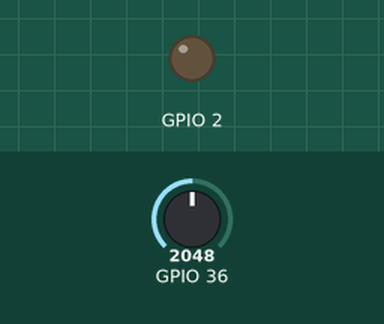
Bench run of a sketch on a simulated ESP32. Shown: output pins drawn as LEDs (lit = HIGH). Inputs (shaded band) come from the test bench; at power-on: GPIO 36 = 2048. What the sketch prints to the serial monitor is not drawn.

Above: at 1.2 s.
1.3 s: GPIO 36 set to 845
2.8 s: GPIO 36 set to 733
At 3.4 s:
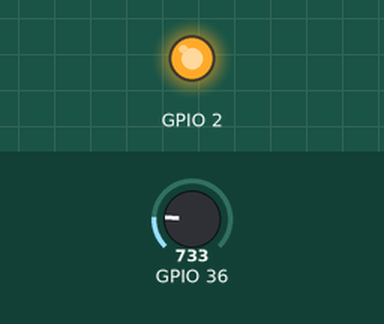
4.3 s: GPIO 36 set to 840
At 5.5 s:
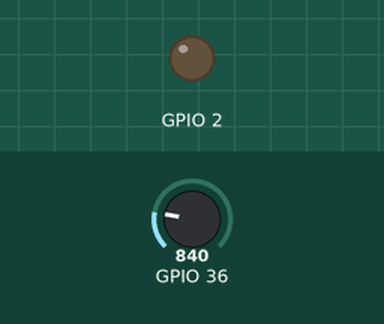
5.8 s: GPIO 36 set to 760
At 6.9 s:
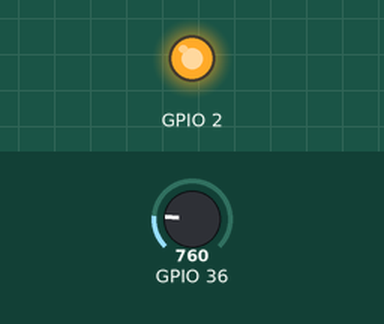
Timing chart, 0 to 8.3 s (numbered marks = the images above; inputs shaded):
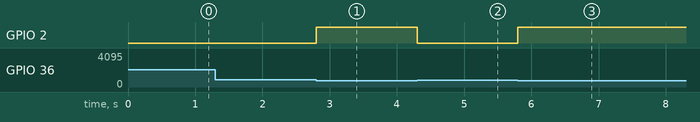

The sketch:

Project_22_Night_Lamp.ino
```cpp
//**********************************************************************************
/*
 * 名称   : Night_Lamp
 * 功能   : 光敏传感器控制LED
 * 作者   : http://www.keyes-robot.com/
*/
int item = 0;
void setup() {
  Serial.begin(115200); //设置串口波特率为115200
  pinMode(36, INPUT);    //将光敏传感器连接到GPIO36上，并设置为输入模式
  pinMode(2, OUTPUT);  //将LED连接到GPIO2上，并设置为输出模式
}

void loop() {
  item = analogRead(36);   //光敏传感器读取光照强度，将读取到模拟值赋予变量Item
  Serial.println(item);  //串口打印光敏传感器输出的模拟信号
  if (item > 800) {  //模拟值大于800
    digitalWrite(2, LOW);  //关闭LED
  } else {  //否则，模拟值不大于800
    digitalWrite(2, HIGH);  //打开LED
  }
}
//**********************************************************************************
```

Measured:
- the behaviour switches between 801 and 800 on GPIO 36 (found by bisection; images 0 and 1)
- after the input at 2.8 s, GPIO 2: LOW → HIGH at once
- after the input at 4.3 s, GPIO 2: HIGH → LOW at once
- after the input at 5.8 s, GPIO 2: LOW → HIGH at once
